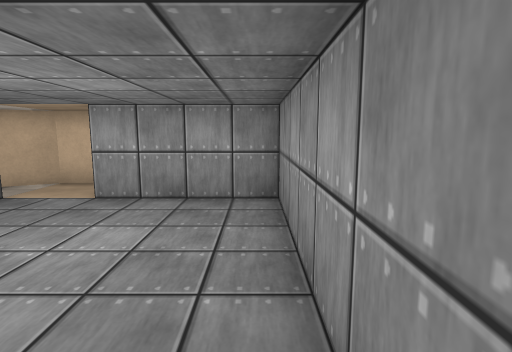
View 1 (above)

17 first-person views from a walk through a 3-D level made in the Unity game engine. The camera is 1.4 m above the floor, tilts 8° down and sees 80° across. The floor is counted in squares, 1 m on a side. Each view is taken from the middle of a square. On the plan, view 1 faces up. The plan holds only what a view shows up to about 14 squares ahead; the rest is blank. The player character is not drawn. Surface patterns are stand-ins for the level's own textures.

View 2
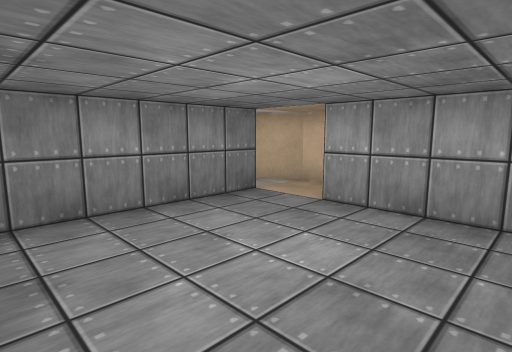

View 3
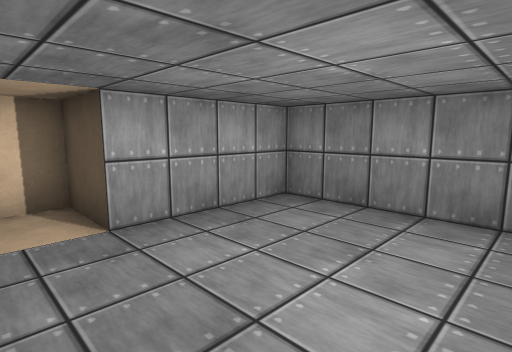

View 4
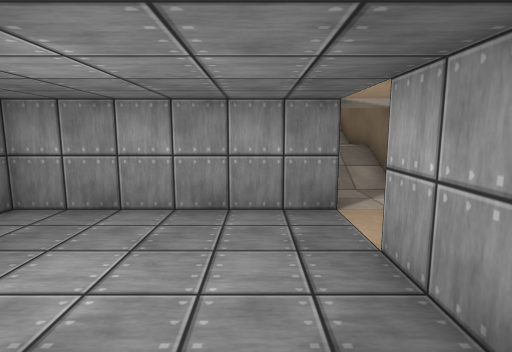

View 5
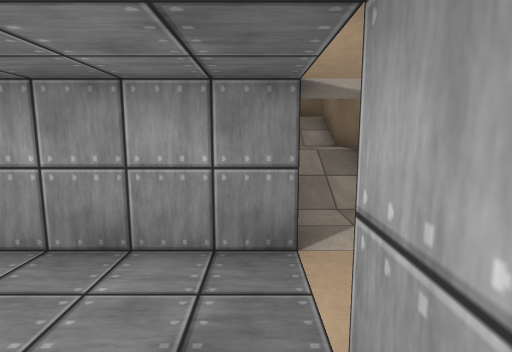

View 6
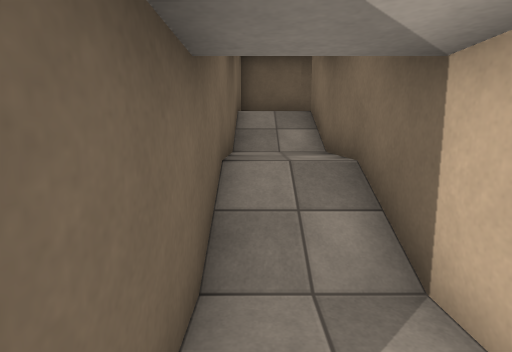

View 7
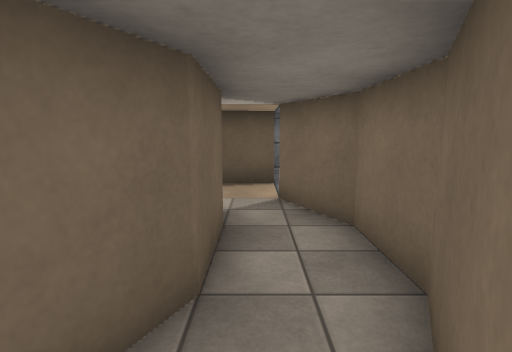

View 8
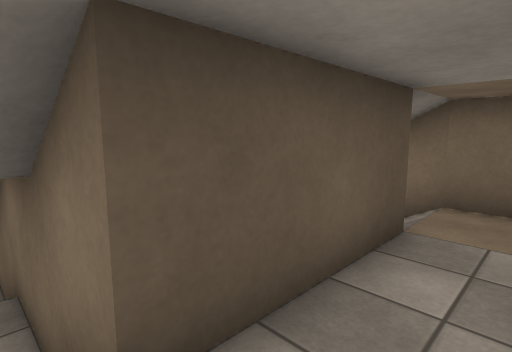

View 9
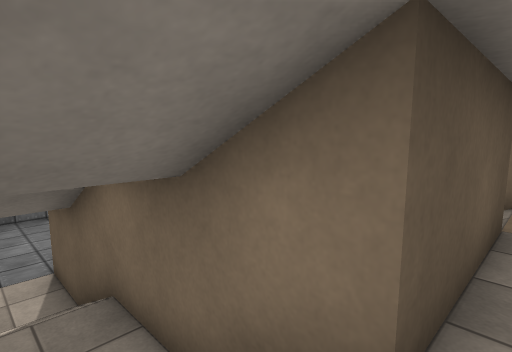

View 10
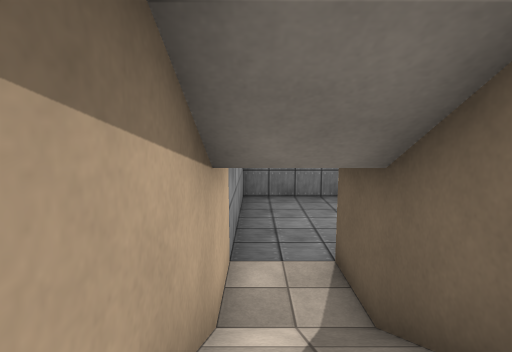

View 11
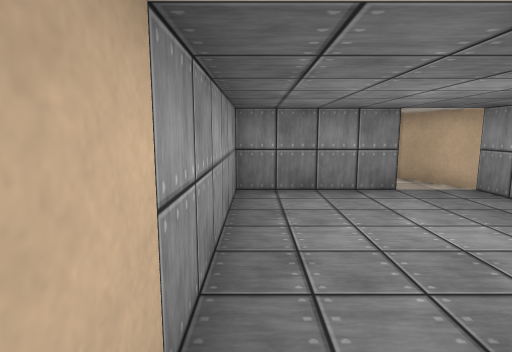

View 12
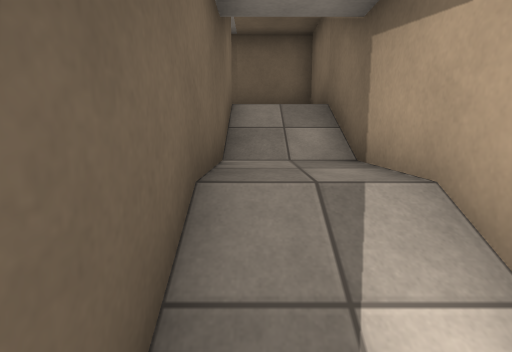

View 13
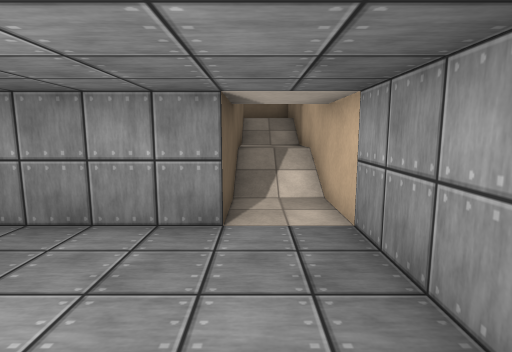

View 14
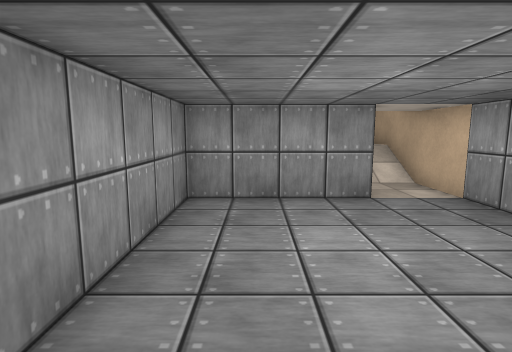

View 15
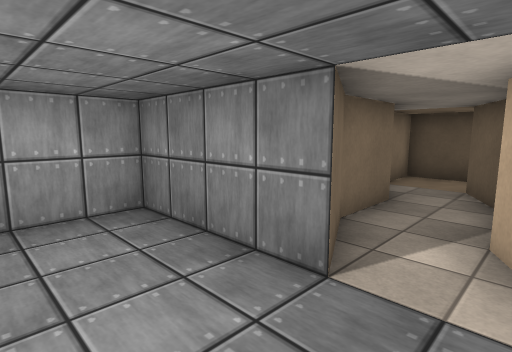

View 16
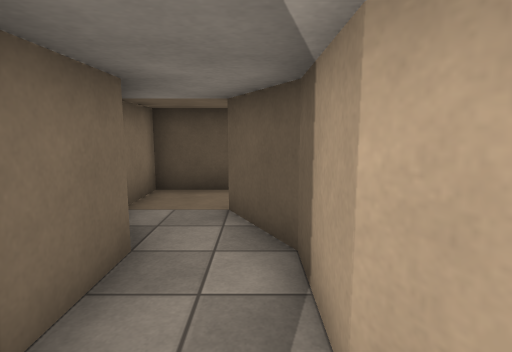

View 17
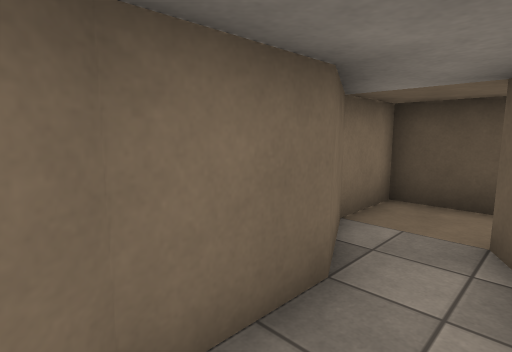

### Floor plan
Key: @ floor where view 1 was taken; # wall or solid block; . main floor; : floor 1 m higher than the main floor; + floor 2 m higher than the main floor; / step, stairs or slope; O other object.
Columns run from 12 left of view 1 to 11 right of it. Each row starts with its distance up from view 1.
  9       #OO
  8  ######  O
  7 . .....  O####
  6  ##..##......#
  5   #####......#
  4       #......#
  3       #......#
  2       #......#
  1       #......########OO
  0       #####.@..//:://  O
 -1       #####OO#.//:://  O
 -2   #####......########++#
 -3 ###..........#      #++
 -4  ....##......#      #++
 -5  ######......########+ #
 -6       #........//::// +O
 -7       #........//:://+ O
 -8       ################

Positions as (right, up) in squares from view 1, and headings:
1: (0, 0), facing up
2: (0, 1), facing up-left
3: (0, 5), facing down-left
4: (-5, 2), facing right
5: (-3, 1), facing right
6: (0, 0), facing right
7: (-12, 7), facing right
8: (10, -6), facing up-left
9: (9, -7), facing up-left
10: (6, -7), facing left
11: (2, -7), facing left
12: (2, -6), facing right
13: (-4, -6), facing right
14: (-6, -3), facing right
15: (-3, -2), facing down-left
16: (-6, -3), facing left
17: (-7, -3), facing down-left
